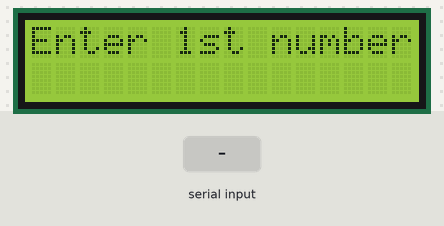
Bench run of a sketch on a simulated Arduino Uno, built with avr-gcc and run on an emulated ATmega328P. Shown: 16×2 character LCD. The inputs (shaded band) are chosen by the test bench.

Above: at 1.2 s.
1.3 s: "90/45\n" received over Serial
At 3.1 s:
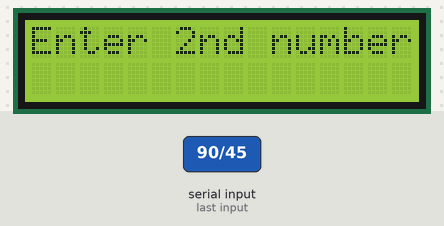
3.8 s: "+" received over Serial
At 6.0 s:
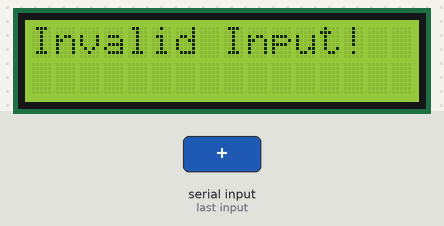
6.3 s: "-" received over Serial
At 7.8 s:
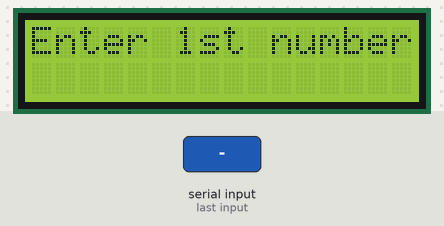
8.8 s: "*" received over Serial
At 11.0 s:
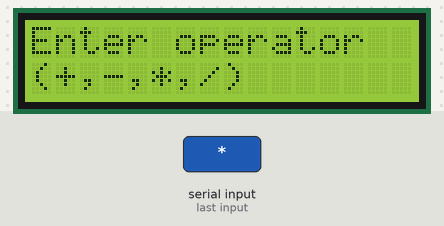
Timing chart, 0 to 12.3 s (numbered marks = the images above; inputs shaded):
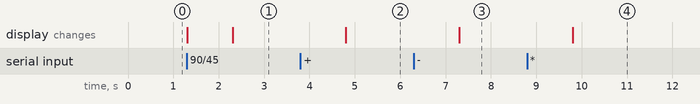

The sketch:

SimpleCalculatorLCD.ino
```cpp
#include <LiquidCrystal.h>

int rs = 7, en = 8, d4 = 9, d5 = 10, d6 = 11, d7 = 12;
LiquidCrystal lcd(rs,en,d4,d5,d6,d7);
float num1,num2;
String op,trash;

void setup() {
  // put your setup code here, to run once:
  Serial.begin(9600);
  lcd.begin(16,2);
}

void loop() {
  // put your main code here, to run repeatedly:
  Serial.println();
  lcd.clear();
  lcd.setCursor(0,0);
  lcd.print("Enter 1st number");
  while(Serial.available()==0){}
  num1 = Serial.parseFloat();
  lcd.clear();
  lcd.setCursor(0,0);
  lcd.print("Enter operator");
  lcd.setCursor(0,1);
  lcd.print("(+,-,*,/)");
  while(Serial.available()==0){}
  op = Serial.readString();
  lcd.clear();
  lcd.setCursor(0,0);
  lcd.print("Enter 2nd number");
  while(Serial.available()==0){}
  num2 = Serial.parseFloat();
  if (op == "+"){
    printAns();
    lcd.print(num1+num2);
  }
  else if (op == "-"){
    printAns();
    lcd.print(num1-num2);
  }
  else if (op == "*"){
    printAns();
    lcd.print(num1*num2);
  }
  else if (op == "/"){
    printAns();
    lcd.print(num1/num2);
  }
  else{
    lcd.clear();
    lcd.print("Invalid Input!");
  }
  while(Serial.available()==0){}
  trash = Serial.readString();
}

void printAns(){
      lcd.clear();
      lcd.setCursor(0,0);
      lcd.print(num1);
      lcd.print(" ");
      lcd.print(op);
      lcd.print(" ");
      lcd.print(num2);
      lcd.print(" ");
      lcd.print("=");
      lcd.setCursor(0,1);
      return;
}
```

Measured:
- after the input at 1.3 s, the display: first changes at once (image 1 shows a later state)
- after the input at 3.8 s, the display: changes after 1.0 s (image 2)
- after the input at 6.3 s, the display: changes after 1.0 s (image 3)
- after the input at 8.8 s, the display: changes after 1.0 s (image 4)
